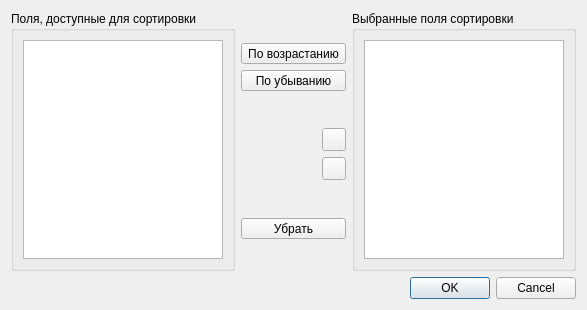
<?xml version="1.0" encoding="UTF-8"?>
<ui version="4.0">
 <class>sortDialog</class>
 <widget class="QDialog" name="sortDialog">
  <property name="windowModality">
   <enum>Qt::WindowModal</enum>
  </property>
  <property name="geometry">
   <rect>
    <x>0</x>
    <y>0</y>
    <width>587</width>
    <height>310</height>
   </rect>
  </property>
  <property name="windowTitle">
   <string>Customize sorting rules</string>
  </property>
  <layout class="QVBoxLayout" name="verticalLayout_3">
   <item>
    <layout class="QHBoxLayout" name="horizontalLayout" stretch="1,0,1">
     <item>
      <widget class="QGroupBox" name="groupBox_2">
       <property name="title">
        <string>Поля, доступные для сортировки</string>
       </property>
       <layout class="QVBoxLayout" name="verticalLayout_2">
        <item>
         <widget class="QListWidget" name="availableFieldList">
          <property name="selectionRectVisible">
           <bool>true</bool>
          </property>
         </widget>
        </item>
       </layout>
      </widget>
     </item>
     <item>
      <layout class="QVBoxLayout" name="verticalLayout_6">
       <item>
        <spacer name="verticalSpacer_8">
         <property name="orientation">
          <enum>Qt::Vertical</enum>
         </property>
         <property name="sizeHint" stdset="0">
          <size>
           <width>20</width>
           <height>40</height>
          </size>
         </property>
        </spacer>
       </item>
       <item>
        <widget class="QToolButton" name="addAscBtn">
         <property name="sizePolicy">
          <sizepolicy hsizetype="Preferred" vsizetype="Fixed">
           <horstretch>0</horstretch>
           <verstretch>0</verstretch>
          </sizepolicy>
         </property>
         <property name="layoutDirection">
          <enum>Qt::RightToLeft</enum>
         </property>
         <property name="text">
          <string>По возрастанию</string>
         </property>
         <property name="toolButtonStyle">
          <enum>Qt::ToolButtonTextBesideIcon</enum>
         </property>
        </widget>
       </item>
       <item>
        <widget class="QToolButton" name="addDescBtn">
         <property name="sizePolicy">
          <sizepolicy hsizetype="Preferred" vsizetype="Fixed">
           <horstretch>0</horstretch>
           <verstretch>0</verstretch>
          </sizepolicy>
         </property>
         <property name="layoutDirection">
          <enum>Qt::RightToLeft</enum>
         </property>
         <property name="text">
          <string>По убыванию</string>
         </property>
         <property name="toolButtonStyle">
          <enum>Qt::ToolButtonTextBesideIcon</enum>
         </property>
        </widget>
       </item>
       <item>
        <spacer name="verticalSpacer_7">
         <property name="orientation">
          <enum>Qt::Vertical</enum>
         </property>
         <property name="sizeHint" stdset="0">
          <size>
           <width>20</width>
           <height>40</height>
          </size>
         </property>
        </spacer>
       </item>
       <item>
        <layout class="QHBoxLayout" name="horizontalLayout_3">
         <item>
          <spacer name="horizontalSpacer_2">
           <property name="orientation">
            <enum>Qt::Horizontal</enum>
           </property>
           <property name="sizeHint" stdset="0">
            <size>
             <width>40</width>
             <height>20</height>
            </size>
           </property>
          </spacer>
         </item>
         <item>
          <widget class="QToolButton" name="moveUpBtn"/>
         </item>
        </layout>
       </item>
       <item>
        <layout class="QHBoxLayout" name="horizontalLayout_4">
         <item>
          <spacer name="horizontalSpacer_3">
           <property name="orientation">
            <enum>Qt::Horizontal</enum>
           </property>
           <property name="sizeHint" stdset="0">
            <size>
             <width>40</width>
             <height>20</height>
            </size>
           </property>
          </spacer>
         </item>
         <item>
          <widget class="QToolButton" name="moveDownBtn"/>
         </item>
        </layout>
       </item>
       <item>
        <spacer name="verticalSpacer_3">
         <property name="orientation">
          <enum>Qt::Vertical</enum>
         </property>
         <property name="sizeHint" stdset="0">
          <size>
           <width>20</width>
           <height>40</height>
          </size>
         </property>
        </spacer>
       </item>
       <item>
        <widget class="QToolButton" name="removeBtn">
         <property name="sizePolicy">
          <sizepolicy hsizetype="Preferred" vsizetype="Fixed">
           <horstretch>0</horstretch>
           <verstretch>0</verstretch>
          </sizepolicy>
         </property>
         <property name="layoutDirection">
          <enum>Qt::LeftToRight</enum>
         </property>
         <property name="text">
          <string>Убрать</string>
         </property>
         <property name="toolButtonStyle">
          <enum>Qt::ToolButtonTextBesideIcon</enum>
         </property>
        </widget>
       </item>
       <item>
        <spacer name="verticalSpacer">
         <property name="orientation">
          <enum>Qt::Vertical</enum>
         </property>
         <property name="sizeHint" stdset="0">
          <size>
           <width>20</width>
           <height>40</height>
          </size>
         </property>
        </spacer>
       </item>
      </layout>
     </item>
     <item>
      <widget class="QGroupBox" name="groupBox">
       <property name="title">
        <string>Выбранные поля сортировки</string>
       </property>
       <layout class="QVBoxLayout" name="verticalLayout">
        <item>
         <widget class="QListWidget" name="orderExpressionList">
          <property name="selectionRectVisible">
           <bool>true</bool>
          </property>
         </widget>
        </item>
       </layout>
      </widget>
     </item>
    </layout>
   </item>
   <item>
    <widget class="QDialogButtonBox" name="buttonBox">
     <property name="standardButtons">
      <set>QDialogButtonBox::Cancel|QDialogButtonBox::Ok</set>
     </property>
    </widget>
   </item>
  </layout>
 </widget>
 <tabstops>
  <tabstop>availableFieldList</tabstop>
  <tabstop>addAscBtn</tabstop>
  <tabstop>addDescBtn</tabstop>
  <tabstop>moveUpBtn</tabstop>
  <tabstop>moveDownBtn</tabstop>
  <tabstop>removeBtn</tabstop>
  <tabstop>orderExpressionList</tabstop>
  <tabstop>buttonBox</tabstop>
 </tabstops>
 <resources/>
 <connections>
  <connection>
   <sender>buttonBox</sender>
   <signal>accepted()</signal>
   <receiver>sortDialog</receiver>
   <slot>accept()</slot>
   <hints>
    <hint type="sourcelabel">
     <x>447</x>
     <y>289</y>
    </hint>
    <hint type="destinationlabel">
     <x>343</x>
     <y>308</y>
    </hint>
   </hints>
  </connection>
  <connection>
   <sender>buttonBox</sender>
   <signal>rejected()</signal>
   <receiver>sortDialog</receiver>
   <slot>reject()</slot>
   <hints>
    <hint type="sourcelabel">
     <x>368</x>
     <y>287</y>
    </hint>
    <hint type="destinationlabel">
     <x>242</x>
     <y>306</y>
    </hint>
   </hints>
  </connection>
 </connections>
</ui>
